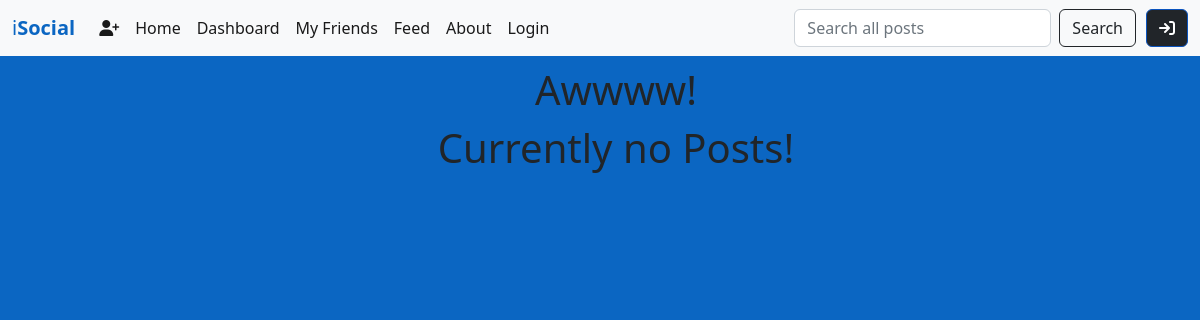
The app's page /posts/, older data.
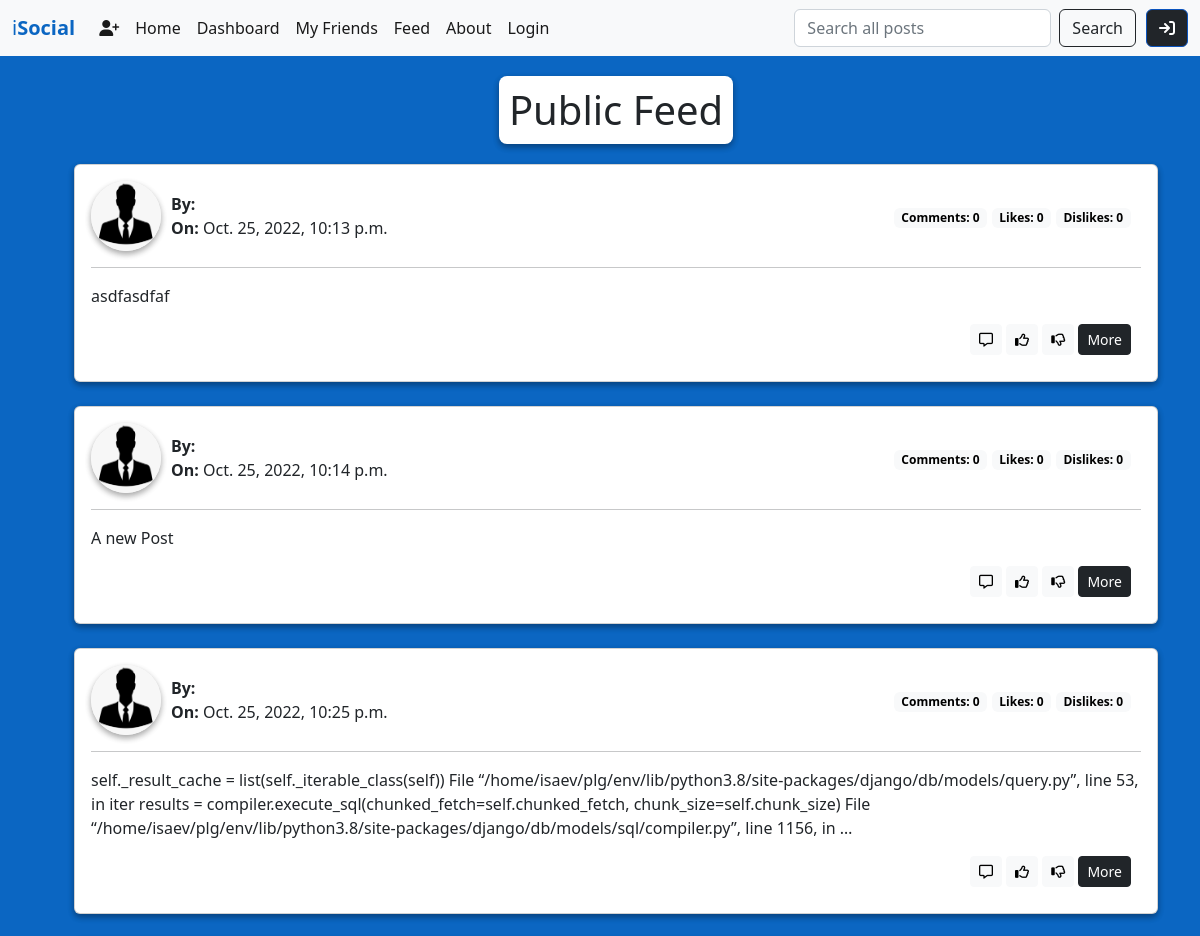
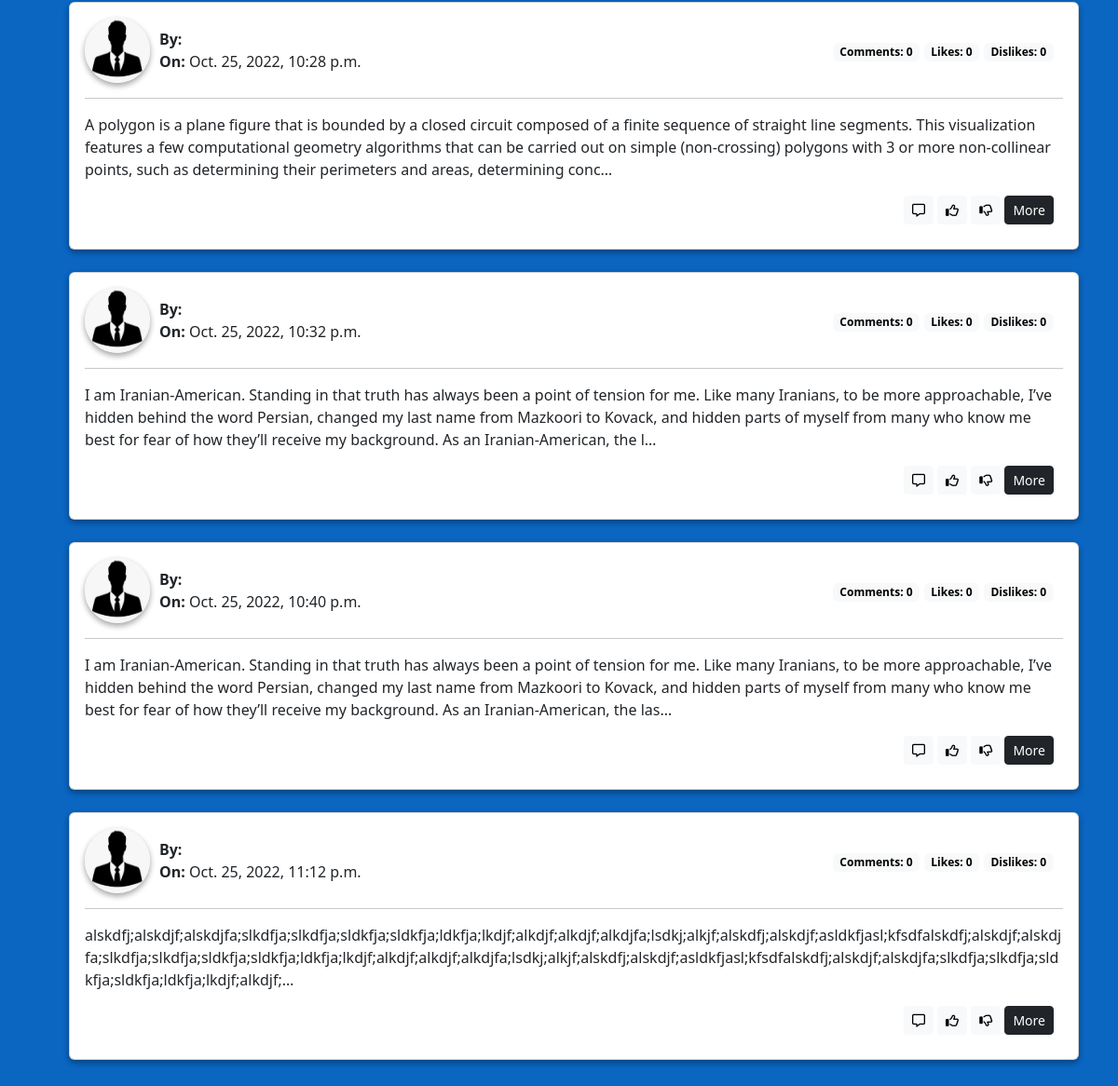
The same page, newer data (2 pictures, top to bottom).
### posts/models.py (models this page shows)
class Post(models.Model):
    body = models.TextField()
    comments = models.IntegerField(default=0)
    likes = models.IntegerField(default=0)
    dislikes = models.IntegerField(default=0)
    created_on = models.DateTimeField(
        auto_now_add=True,
        null=True,
        blank=True
    )

### posts/views.py (the view)
# urls.py: path('', PostListView.as_view(), name='post_list'),
class PostListView(ListView):
    template_name = "posts/post_list.html"
    model = Post

### templates/posts/post_list.html (shortened to what this page needs)
{% extends 'base.html' %}
{% block content %}
<ul>
    {% if post_list %}
    <h1 class="on-blue-message">Public Feed</h1>
    {% for post in post_list %}
    <div class="card box">
        <div class="card-body">
            <div class="post-top">
                <div  class="post-top">
                    <div>
                        <img src="/static/img/male.jpeg" alt="default user pic" width="70" height="70" class="profile-pic">
                    </div>
                    <div>
                        <div>
                            <strong>By:</strong> <a href="#"> {{ post.poster}} </a>
                        </div>
                        <div>
                            <strong> On:</strong> {{ post.created_on }}
                        </div>
                    </div>
                </div>
                <div class="author-options">
                    <span class="badge text-bg-light"><strong>Comments:</strong> {{ post.comments }}</span>
                    <span class="badge text-bg-light"><strong>Likes:</strong> {{ post.likes }}</span>
                    <span class="badge text-bg-light"><strong>Dislikes:</strong> {{ post.dislikes }}</span>
                </div>
            </div>
            <hr>
            <p class="card-text">{{ post.body|truncatechars:350 }}</p>
            <div class="author-options">
                {% if user != post.poster %}
                <a href="#" class="btn btn-sm btn-light">
                    <i class="fa-regular fa-message"></i>
                </a>
                <a href="#" class="btn btn-sm btn-light">
                    <i class="fa-regular fa-thumbs-up"></i>
                </a>
                <a href="#" class="btn btn-sm btn-light">
                    <i class="fa-regular fa-thumbs-down"></i>
                </a>
                <a href="{% url 'post_detail' post.id %}" class="btn btn-dark btn-sm">
                    More
                </a>
                {% endif %}
            </div>
        </div>
    </div>
    <br />
    {% endfor %}
    {% else %}
    <h1>Awwww!</h1>
    <h1>Currently no Posts!</h1>
    {% endif %}
</ul>
{% endblock content %}

### templates/base.html (shortened to what this page needs)
{% load static %}
<!DOCTYPE html>
<html lang="en">
<head>
    <link href="https://cdn.jsdelivr.net/npm/bootstrap@5.2.1/dist/css/bootstrap.min.css" rel="stylesheet">
    <link rel="stylesheet" href="{% static '/css/base.css' %}">
    <link rel="stylesheet" href="https://cdn.jsdelivr.net/npm/bootstrap-icons@1.9.1/font/bootstrap-icons.css">
</head>
<body>
    <nav class="navbar navbar-light navbar-expand-lg bg-light">
        <div class="container-fluid">
            <a class="navbar-brand" href="{% url 'home' %}" id="logo-daily">i<strong>Social</strong></a>
            <div class="collapse navbar-collapse" id="navbarSupportedContent">
                <ul class="navbar-nav me-auto mb-2 mb-lg-0">
                    {% if user.is_authenticated %}
                    <li class="nav-item dropdown">
                        <a class="nav-link dropdown-toggle" href="#" role="button" data-bs-toggle="dropdown" aria-expanded="false">
                            <i class="fa-solid fa-user-astronaut"></i> {{ user.username }}
                        </a>
                        <ul class="dropdown-menu">
                            <li><a class="dropdown-item" aria-current="page" href="{% url 'new' %}">Start a Post</a></li>
                            <li><a class="dropdown-item" aria-current="page" href="{% url 'my_posted_list' %}">My Posts</a></li>
                            <li><hr class="dropdown-divider"></li>
                            {% if user.is_superuser %}
                            <li><a class="dropdown-item" aria-current="page" href="{% url 'admin:index' %}"><strong>Admin </strong></a></li>
                            {% endif %}
                            <li><a class="dropdown-item" aria-current="page" href="{% url 'user_profile' user.id %}">My Profile</a></li>
                            <li><a class="dropdown-item" aria-current="page" href="{% url 'password_change' %}">Password Change</a></li>
                            <li><a class="dropdown-item" href="{% url 'logout' %}">Log Out</a></li>
                        </ul>
                    </li>
                    {% else %}
                    <li class="nav-item">
                        <a class="nav-link active" aria-current="page" href="{% url 'login' %}">
                            <i class="fa-solid fa-user-plus"></i>
                        </a>
                    </li>
                    {% endif %}
                    <li class="nav-item">
                        <a class="nav-link active" aria-current="page" href="{% url 'home' %}">Home</a>
                    </li>
                    <li class="nav-item">
                        <a class="nav-link active" aria-current="page" href="{% url 'my_dashboard' %}">Dashboard</a>
                    </li>
                    <li class="nav-item">
                        <a class="nav-link active" aria-current="page" href="{% url 'my_friends_list' %}">My Friends</a>
                    </li>
                    <li class="nav-item">
                        <a class="nav-link active" aria-current="page" href="{% url 'post_list' %}">Feed</a>
                    </li>
                    <li class="nav-item">
                        <a class="nav-link active" aria-current="page" href="{% url 'about' %}">About</a>
                    </li>
                    {% if user.is_authenticated %}
                    <li class="nav-item">
                        <a class="nav-link active" aria-current="page" href="{% url 'logout' %}">Log Out</a>
                    </li>
                    {% else %}
                    <li class="nav-item">
                        <a class="nav-link active" aria-current="page" href="{% url 'login' %}">Login</a>
                    </li>
                    {% endif %}
                </ul>
                <form class="d-flex" role="search">
                    <input class="form-control me-2" type="search" placeholder="Search all posts" aria-label="Search">
                    <button class="btn btn-outline-dark" type="submit">Search</button>
                </form>
                {% if user.is_authenticated %}
                {% else %}
                <div class="">
                    <a id="log-in-icon"
                       href="{% url 'login' %}"
                       class="card-link btn btn-primary btn-md active"
                    >
                        <i class="fa-solid fa-arrow-right-to-bracket"></i>
                    </a>
                </div>
                {% endif %}
            </div>
        </div>
    </nav>
    <div class="container">
        {% block content %}
        {% endblock content %}
    </div>
</body>
</html>

### static/css/base.css (style rules this page uses)
.profile-pic { box-shadow: rgba(0, 0, 0, 0.16) 0px 3px 6px, rgba(0, 0, 0, 0.23) 0px 3px 6px; border-radius: 50%; }
.post-top { display: flex; align-items: center; justify-content: space-between; gap: 10px; }
.on-blue-message { color: #212529; background-color: white; box-shadow: rgba(0, 0, 0, 0.16) 0px 3px 6px, rgba(0, 0, 0, 0.23) 0px 3px 6px; width: fit-content; padding: 10px; margin-top:20px; margin-bottom:20px; border-radius: 8px; margin-right: auto; margin-left: auto; }
h1, h2, h3, h4, h5, h6 { text-align: center; margin-top:10px; margin-bottom:10px; color: #212529; }
body { background-color: #0b66c2; }
#logo-daily, #question-delete, .forbidden h1 { color: #0b66c2; }
#log-in-icon { margin-left: 10px;background-color: #212529; }
.box { box-shadow: rgba(0, 0, 0, 0.16) 0px 3px 6px, rgba(0, 0, 0, 0.23) 0px 3px 6px; background-color: white; }
.author-options, #post-more { text-align: right; margin: 10px 10px; }

Row changes from the older to the newer data that the page shows:
added Post: created_on "Oct. 25, 2022, 10:13 p.m.", comments "0", likes "0", dislikes "0", body "asdfasdfaf"
added Post: created_on "Oct. 25, 2022, 10:14 p.m.", comments "0", likes "0", dislikes "0", body "A new Post"
added Post: created_on "Oct. 25, 2022, 10:25 p.m.", comments "0", likes "0", dislikes "0", body "self._result_cache = list(self._iterable_class(self)) File “/home/isaev/plg/env/lib/python3.8/site-packages/django/db/models/query.py”, line 53, in iter results = compiler.execute_sql(chunked_fetch=self.chunked_fetch, chunk_size=self.chunk_size) File “/home/isaev/plg/env/lib/python3.8/site-packages/django/db/models/sql/compiler.py”, line 1156, in …"
added Post: created_on "Oct. 25, 2022, 10:28 p.m.", comments "0", likes "0", dislikes "0", body "A polygon is a plane figure that is bounded by a closed circuit composed of a finite sequence of straight line segments. This visualization features a few computational geometry algorithms that can be carried out on simple (non-crossing) polygons with 3 or more non-collinear points, such as determining their perimeters and areas, determining conc…"
added Post: created_on "Oct. 25, 2022, 10:32 p.m.", comments "0", likes "0", dislikes "0", body "I am Iranian-American. Standing in that truth has always been a point of tension for me. Like many Iranians, to be more approachable, I’ve hidden behind the word Persian, changed my last name from Mazkoori to Kovack, and hidden parts of myself from many who know me best for fear of how they’ll receive my background. As an Iranian-American, the l…"
added Post: created_on "Oct. 25, 2022, 10:40 p.m.", comments "0", likes "0", dislikes "0", body "I am Iranian-American. Standing in that truth has always been a point of tension for me. Like many Iranians, to be more approachable, I’ve hidden behind the word Persian, changed my last name from Mazkoori to Kovack, and hidden parts of myself from many who know me best for fear of how they’ll receive my background. As an Iranian-American, the las…"
added Post: created_on "Oct. 25, 2022, 11:12 p.m.", comments "0", likes "0", dislikes "0", body "alskdfj;alskdjf;alskdjfa;slkdfja;slkdfja;sldkfja;sldkfja;ldkfja;lkdjf;alkdjf;alkdjf;alkdjfa;lsdkj;alkjf;alskdfj;alskdjf;asldkfjasl;kfsdfalskdfj;alskdjf;alskdjfa;slkdfja;slkdfja;sldkfja;sldkfja;ldkfja;lkdjf;alkdjf;alkdjf;alkdjfa;lsdkj;alkjf;alskdfj;alskdjf;asldkfjasl;kfsdfalskdfj;alskdjf;alskdjfa;slkdfja;slkdfja;sldkfja;sldkfja;ldkfja;lkdjf;alkdjf;…"
Text that changed along with them:
text no longer shown: "Awwww! Currently no Posts!"
text now shown: "Public Feed"
